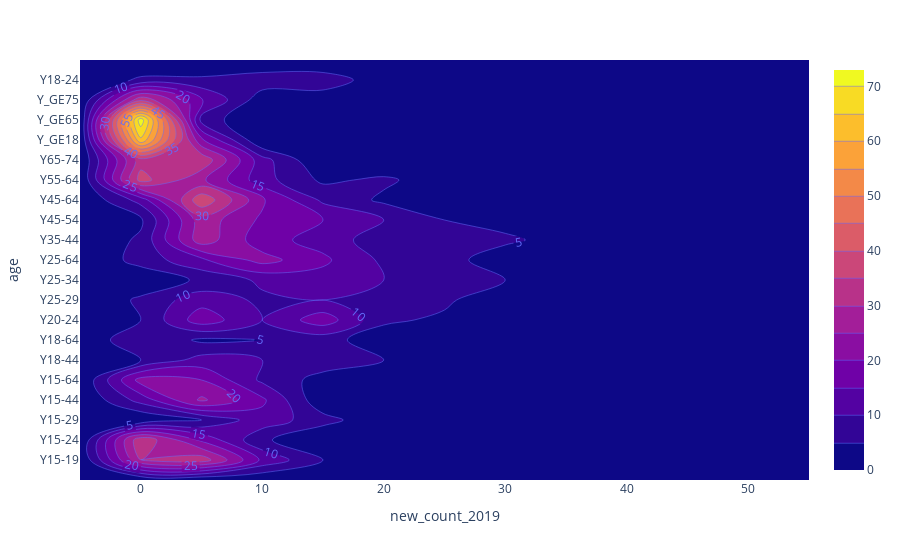

Notebook code cell kept with this figure:
### Markdown cell above
# Contour plot 

És un tipus de gràfica que s'utilitza per representar 3 variables en format 2d, de manera que les variables X i Y serien les predciotires i la Z que serà el contron és la variable resposta. 

Edmond Halley's New and Correct Chart Shewing the Variations of the Compass (1701)

<img src="contour.jpg" align ="middle" height=200px>

Normalment s'usa en cartografia per mostrar en un mapa les elevacions del terrent, però també es poden fer servir per mostrar altres dades com densitat o potencial electric. Per tant, altre cop utilitzarem dades quantitatives. 

<img src=https://miro.medium.com/v2/resize:fit:720/format:webp/1*D7ji7e5bPXEt3zQg55ABVg.png align="middle"> 

Tot i estar fent servir el mateix tipus de dada per totes les gràfiques i en aquest cas seria més adhient tornar a la pàgina inicial d'eurostat i, per exemple, agafar dades que tinguin a veure precisament amb elevcoó del terreny, o superficie o rpfunditat d'aigua en un terrent etc. 

**Definició**: Carograma és una mapa on la geometria de les regions està distorsionada per tal de destacar una informació en concret. 
**Origen**
**Descripció**
**Tipologia de dades**
**Exemples**

**Enllaços d'interès**
https://www.statisticshowto.com/contour-plots/

**Codi extret de**
https://es.mathworks.com/help/matlab/ref/contour.html 
https://jakevdp.github.io/PythonDataScienceHandbook/04.04-density-and-contour-plots.html

### Code cell
fig = px.density_contour(dff, x="new_count_2019", y="age")
fig.update_traces(contours_coloring="fill", contours_showlabels = True)
fig.show()

### Figure 1 — Plotly figure (JSON) as saved in the notebook; plotly's stock layout.template omitted (floating-point values rounded to 4 significant figures; data arrays with more than 128 entries replaced by an {"elided": "..."} marker saying what was removed)
{"data": [{"contours": {"coloring": "fill", "showlabels": true}, "hovertemplate": "new_count_2019=%{x}<br>age=%{y}<br>count=%{z}<extra></extra>", "legendgroup": "", "line": {"color": "#636efa"}, "name": "", "showlegend": false, "type": "histogram2dcontour", "x": {"elided": "1315 float values"}, "xaxis": "x", "xbingroup": "x", "y": {"elided": "1315 str values"}, "yaxis": "y", "ybingroup": "y"}], "layout": {"legend": {"tracegroupgap": 0}, "margin": {"t": 60}, "xaxis": {"anchor": "y", "domain": [0, 1], "title": {"text": "new_count_2019"}}, "yaxis": {"anchor": "x", "domain": [0, 1], "title": {"text": "age"}}}}
